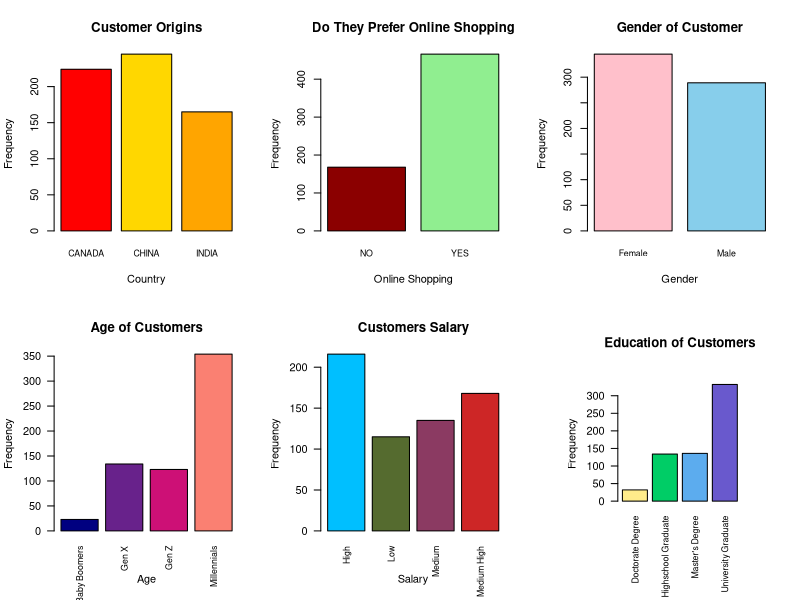
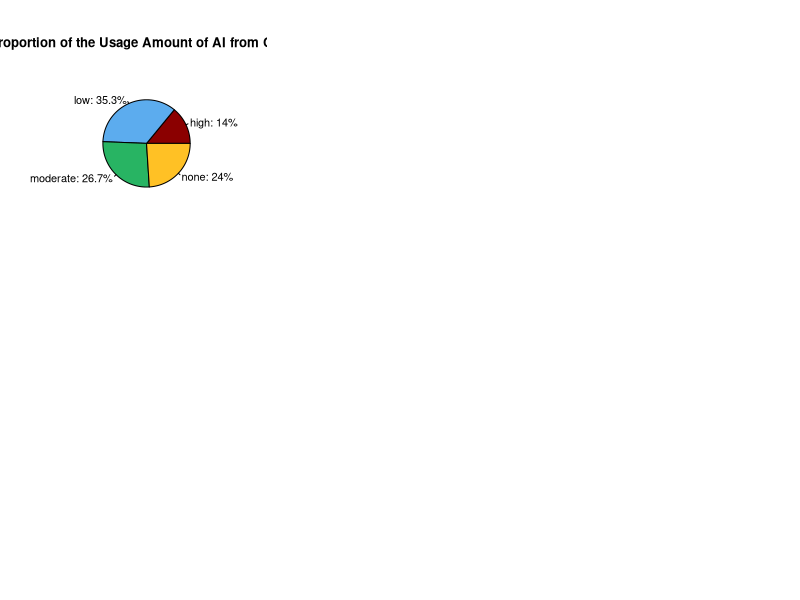
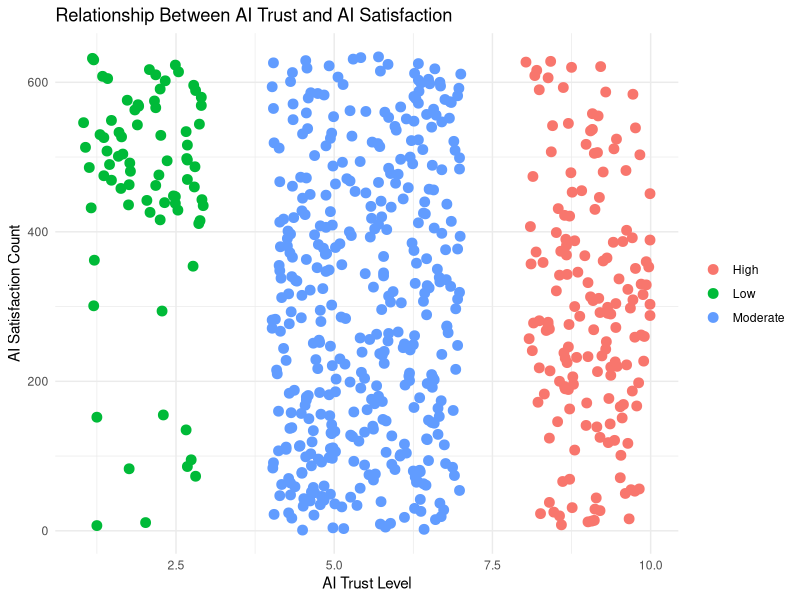
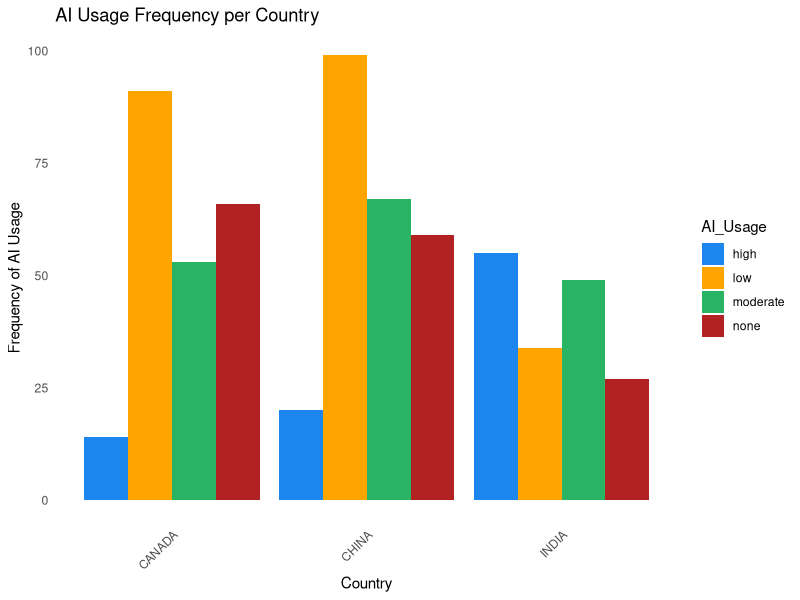
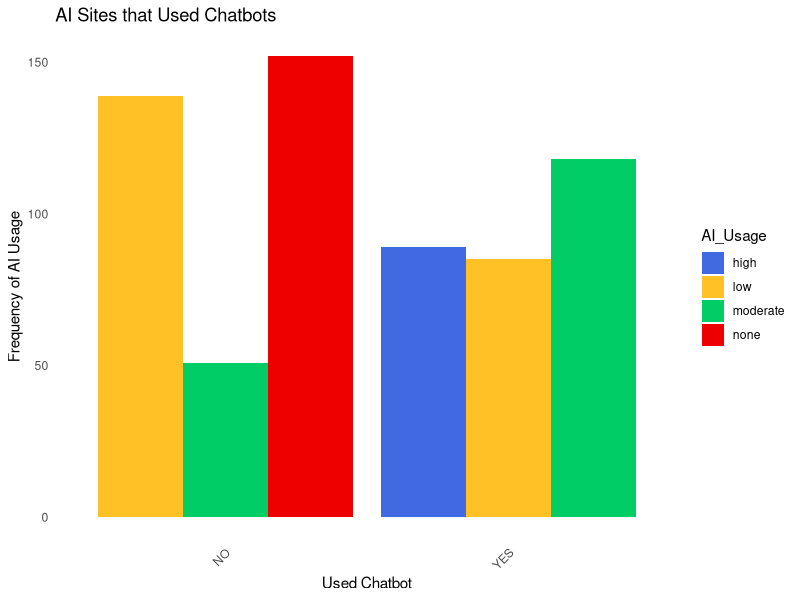
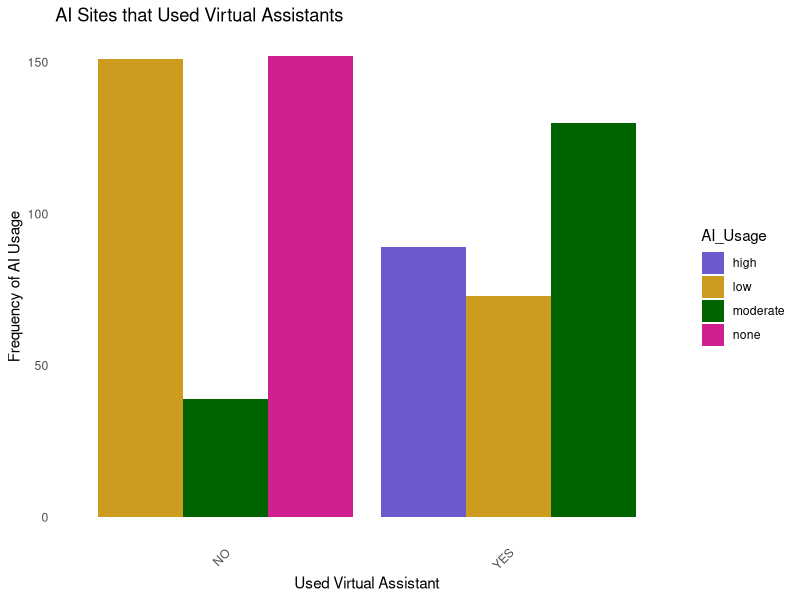
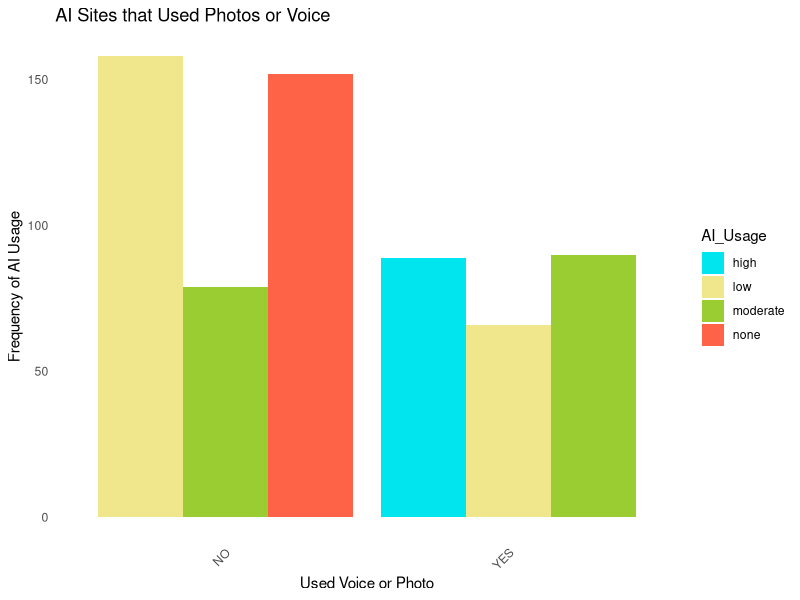

These charts were generated, in order, by the following R code:
## ---- chunk 1
knitr::opts_chunk$set(echo = TRUE)
## ---- chunk 2
library(tidyverse)      # For data manipulation.
library(ggplot2)        # For data visualizations. 
library(RColorBrewer)   # For coloring visuals.

## ---- chunk 3
# Reading the CSV file into a data frame
df <- read.csv("cleaned_data.csv")

# Display a preview of the data frame.
head(df)

## ---- chunk 4
# Specify colors for each level 
country_colors <- c("red", "gold", "orange") 
age_colors <- c("navy", "darkorchid4", "deeppink3", "salmon")
gender_colors <- c("pink", "skyblue")     
education_colors <- c("lightgoldenrod1", "springgreen3", "steelblue2", "slateblue3")  
OnlineS_colors <- c("darkred", "lightgreen")  
salary_colors <- c("deepskyblue", "darkolivegreen", "hotpink4", "firebrick3")



par(mfrow=c(2,3))

# Plot 1: Country 
barplot(table(df$Country), 
        col = country_colors,  
        xlab = "Country", 
        ylab = "Frequency",
        main = "Customer Origins", 
        cex.names = 0.8) 

# Plot 2: Online Service Preference
barplot(table(df$Online_Service_Preference), 
        col = OnlineS_colors, 
        xlab = "Online Shopping", 
        ylab = "Frequency",
        main = "Do They Prefer Online Shopping", 
        cex.names = 0.8)

# Plot 3: Gender 
barplot(table(df$Gender), 
        col = gender_colors, 
        xlab = "Gender", 
        ylab = "Frequency",
        main = "Gender of Customer", 
        cex.names = 0.8)

# Plot 4: Age 
barplot(table(df$Age), 
        col = age_colors, 
        xlab = "Age", 
        ylab = "Frequency",
        main = "Age of Customers", 
        las = 2,        
        cex.names = 0.8)
    

# Plot 5: Annual Salary 
barplot(table(df$Annual_Salary), 
        col = salary_colors, 
        xlab = "Salary", 
        ylab = "Frequency",
        main = "Customers Salary", 
        las = 2, 
        cex.names = 0.8)


## ---- chunk 5
par(mar=c(5, 4, 4, 2) + 2.4)  # Adjust bottom margin
# Plot 6: Education 
barplot(table(df$Education), 
        col = education_colors, 
        ylab = "Frequency",
        main = "Education of Customers", 
        las = 2,        
        cex.names = 0.8)       

## ---- chunk 6
# Calculate the percentage of each category
AI_usage_percents <- df %>%
  count(AI_Usage) %>%
  mutate(Percentage = n / sum(n) * 100)

# Create the pie chart using base R
pie(AI_usage_percents$Percentage, 
    labels = paste0(AI_usage_percents$AI_Usage, ": ", round(AI_usage_percents$Percentage, 1), "%"), 
    col = c('darkred', 'steelblue2', '#28B463', 'goldenrod1'), # Customize colors
    main = "The Proportion of the Usage Amount of AI from Customers")

## ---- chunk 7
unique(df$AI_Trust)
unique(df$AI_Satisfaction)

set.seed(3)  # For reproducibility

# Function to generate random number based on category
generate_random <- function(category) {
  if (category == "Low") {
    return(round(runif(1, min = 1, max = 3), 2))  # Random number between 1 and 3
  } else if (category == "Moderate") {
    return(round(runif(1, min = 4, max = 7), 2))  # Random number between 4 and 7
  } else if (category == "High") {
    return(round(runif(1, min = 8, max = 10), 2))  # Random number between 8 and 10
  }
}

# Apply the function to the 'category' column and create a new column with random numbers
df$Random_Num_based_AITrust <- sapply(df$AI_Trust, generate_random)

# View the result
head(df)
## ---- chunk 8
df$Index <- seq_along(df$AI_Trust)


# Now create the scatter plot
ggplot(df, aes(x = Random_Num_based_AITrust, y = Index)) +
  geom_point(aes(color = AI_Trust), size = 3) +
  labs(
    title = "Relationship Between AI Trust and AI Satisfaction",
    x = "AI Trust Level",
    y = "AI Satisfaction Count"
  ) +
  theme_minimal() +
  theme(legend.title = element_blank())


## ---- chunk 9
# Summarize the data to get frequencies
data_summary <- df %>%
  count(Country, AI_Usage)

# Create the bar graph
ggplot(data_summary, aes(x = Country, y = n, fill = AI_Usage)) +
  geom_bar(stat = "identity", position = "dodge") +
  labs(x = "Country", y = "Frequency of AI Usage", title = "AI Usage Frequency per Country") +
  scale_fill_manual(values = c("high" = "dodgerblue2", "moderate" = "#28B463", "low" = "orange", "none" = "firebrick")) +
  theme_minimal() +
  theme(axis.text.x = element_text(angle = 45, hjust = 1),
        panel.grid = element_blank())

  
## ---- chunk 10
# Summarize the data to get frequencies
data_summary <- df %>%
  count(AI_Tools_Used_Chatbots, AI_Usage)

# Create the bar graph
ggplot(data_summary, aes(x = AI_Tools_Used_Chatbots, y = n, fill = AI_Usage)) +
  geom_bar(stat = "identity", position = "dodge") +
  labs(x = "Used Chatbot", y = "Frequency of AI Usage", title = "AI Sites that Used Chatbots") +
  scale_fill_manual(values = c("high" = "royalblue", "moderate" = "springgreen3", "low" = "goldenrod1", "none" = "red2")) +
  theme_minimal() +
  theme(axis.text.x = element_text(angle = 45, hjust = 1),
        panel.grid = element_blank()) 
## ---- chunk 11
# Summarize the data to get frequencies
data_summary <- df %>%
  count(AI_Tools_Used_Virtual_Assistant, AI_Usage)

# Create the bar graph
ggplot(data_summary, aes(x = AI_Tools_Used_Virtual_Assistant, y = n, fill = AI_Usage)) +
  geom_bar(stat = "identity", position = "dodge") +
  labs(x = "Used Virtual Assistant", y = "Frequency of AI Usage", title = "AI Sites that Used Virtual Assistants") +
  scale_fill_manual(values = c("high" = "slateblue", "moderate" = "darkgreen", "low" = "goldenrod3", "none" = "violetred")) +
  theme_minimal() +
  theme(axis.text.x = element_text(angle = 45, hjust = 1),
        panel.grid = element_blank()) 
## ---- chunk 12
# Summarize the data to get frequencies
data_summary <- df %>%
  count(AI_Tools_Used_Voice_Photo, AI_Usage)

# Create the bar graph
ggplot(data_summary, aes(x = AI_Tools_Used_Voice_Photo, y = n, fill = AI_Usage)) +
  geom_bar(stat = "identity", position = "dodge") +
  labs(x = "Used Voice or Photo", y = "Frequency of AI Usage", title = "AI Sites that Used Photos or Voice") +
  scale_fill_manual(values = c("high" = "turquoise2", "moderate" = "yellowgreen", "low" = "khaki", "none" = "tomato")) +
  theme_minimal() +
  theme(axis.text.x = element_text(angle = 45, hjust = 1),
        panel.grid = element_blank()) 
